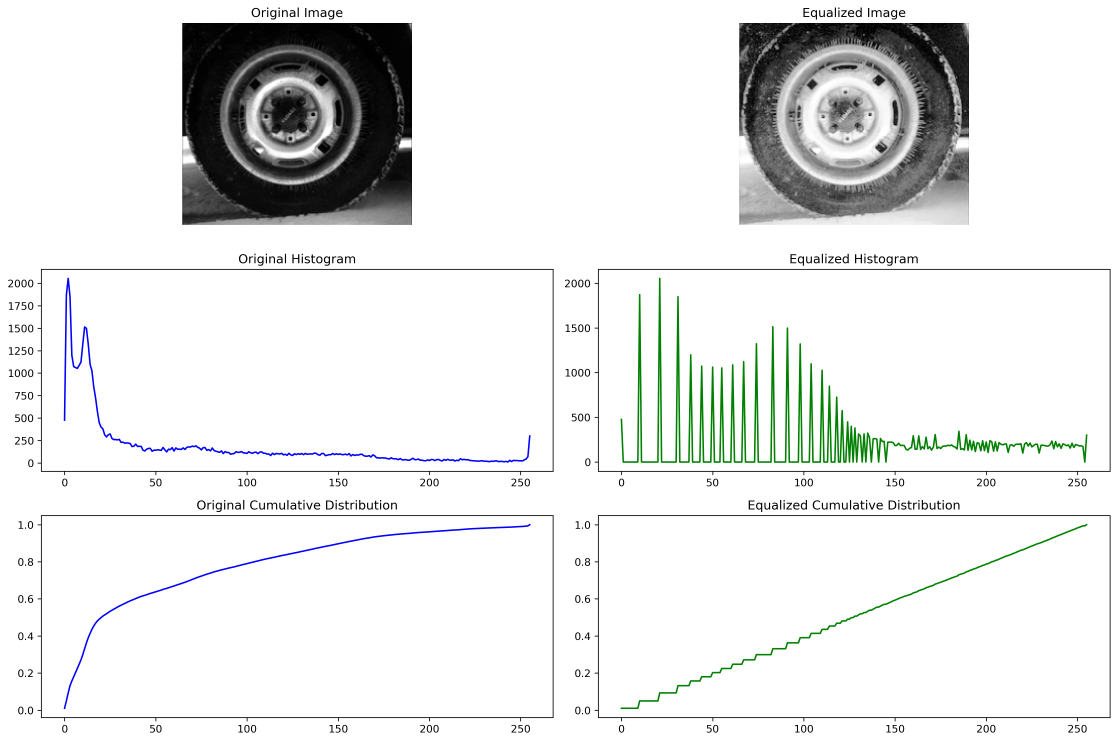
#> input picture prac02/ex05_result.png, 4469 x 2969 px, given in place of prac02ex01img01.jpg, which was not available (shown at 1/4 size)
$ python exercise1.py
#> lines starting #> are read from the running program, lines starting #| are printed output that depends on the picture; pictures that were not available may be replaced by others from this repository, and a replacement may not be noted
'''
Machine Perception Prac02
Daehwan Yeo

Exercise 1 - Colour Conversion

To see the raw channels of HSV / Luv / Lab → use img_hsv, img_luv, img_lab
To see the converted image as humans would see → use hsv_disp, luv_disp, lab_disp
in imshow().
'''

import cv2
import numpy as np
import matplotlib.pyplot as plt

# Load the image in BGR format
image_path = 'prac02ex01img01.jpg'
img_bgr = cv2.imread(image_path)
#> img_bgr is the input picture: shape (2969, 4469, 3); mean B, G, R 231.2, 231.8, 230.5
if img_bgr is None:
    raise FileNotFoundError(f"Cannot load image: {image_path}")

# Convert BGR to RGB (for correct display in matplotlib)
img_rgb = cv2.cvtColor(img_bgr, cv2.COLOR_BGR2RGB)

# Convert BGR to grayscale
img_gray = cv2.cvtColor(img_bgr, cv2.COLOR_BGR2GRAY)
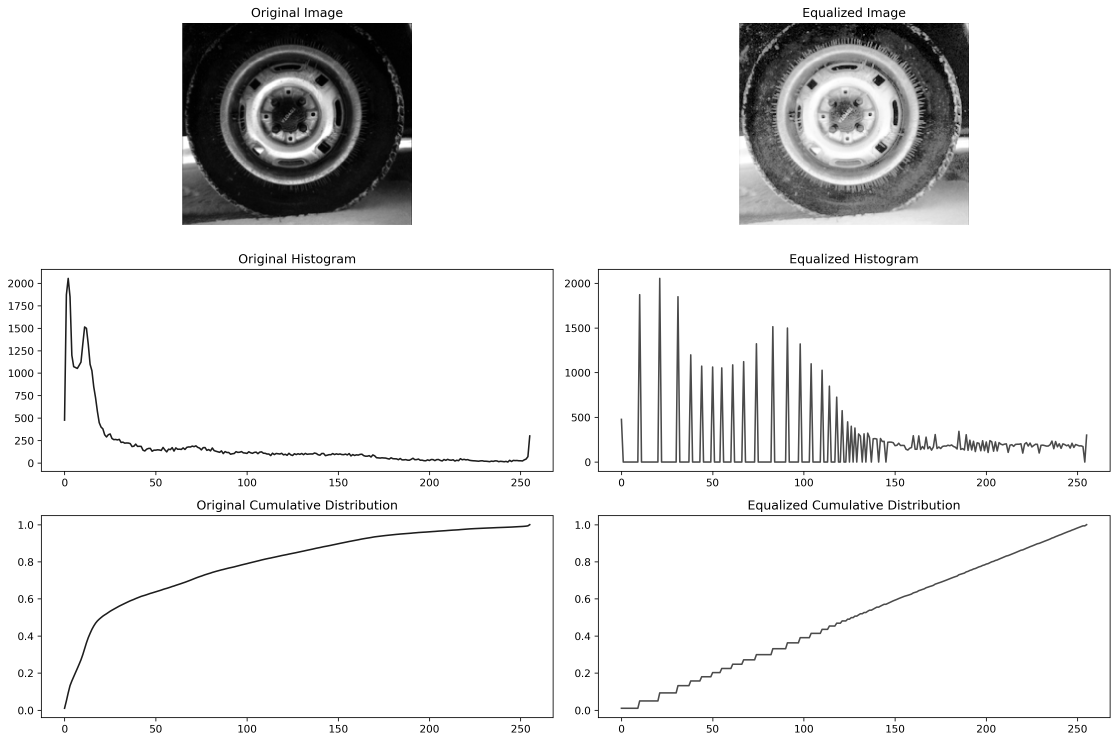
#> img_gray: shape (2969, 4469) (shown at 1/4 size); min 0, max 255, mean 231.4

# Convert BGR to HSV, Luv, Lab
img_hsv = cv2.cvtColor(img_bgr, cv2.COLOR_BGR2HSV)
#> img_hsv: shape (2969, 4469, 3); mean H, S, V 1.1, 3.2, 232.5
img_luv = cv2.cvtColor(img_bgr, cv2.COLOR_BGR2Luv)
#> img_luv: shape (2969, 4469, 3); mean of channels 0, 1, 2 232.2, 95.7, 136.2
img_lab = cv2.cvtColor(img_bgr, cv2.COLOR_BGR2Lab)
#> img_lab: shape (2969, 4469, 3); mean of channels 0, 1, 2 232.3, 127.7, 128.2

# Convert them back to RGB for visualization
hsv_disp = cv2.cvtColor(img_hsv, cv2.COLOR_HSV2RGB)
luv_disp = cv2.cvtColor(img_luv, cv2.COLOR_Luv2RGB)
lab_disp = cv2.cvtColor(img_lab, cv2.COLOR_Lab2RGB)

# Plot images using subplots
fig, axs = plt.subplots(2, 2, figsize=(10, 10))

# Display grayscale
axs[0, 0].imshow(img_gray, cmap='gray')
axs[0, 0].set_title('Grayscale Image')

# Display HSV
axs[0, 1].imshow(img_hsv)
axs[0, 1].set_title('HSV Image')

# Display Luv
axs[1, 0].imshow(img_luv)
axs[1, 0].set_title('Luv Image')

# Display Lab
axs[1, 1].imshow(img_lab)
axs[1, 1].set_title('Lab Image')

# Remove axis for all subplots
for ax in axs.flat:
    ax.axis('off')

# Save the figure
output_filename = "ex01_result.png"
plt.savefig(output_filename, dpi=300, bbox_inches='tight')
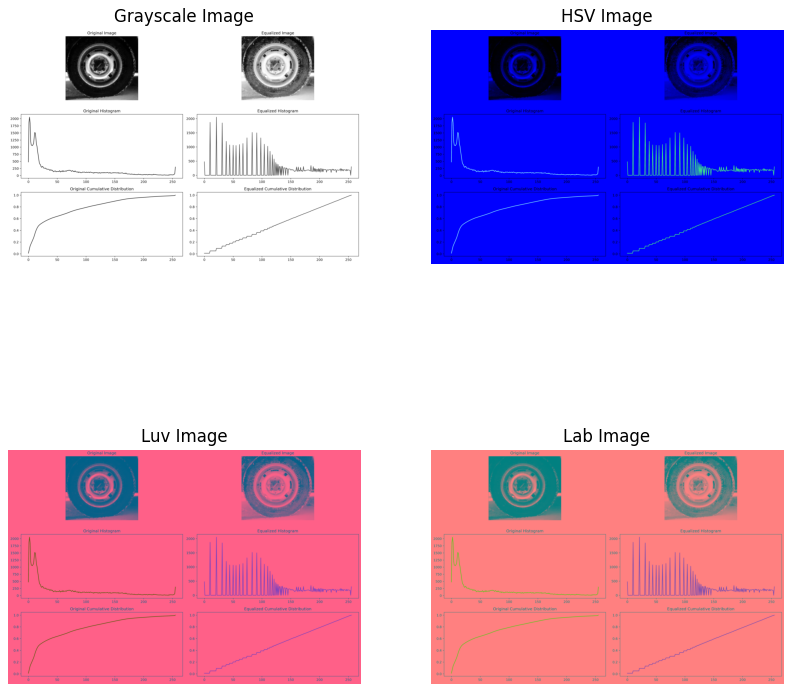
#> figure drawn by matplotlib, 4 panels
print(f"Plot saved to {output_filename}")

$ run again, on prac02/ex06_result.png
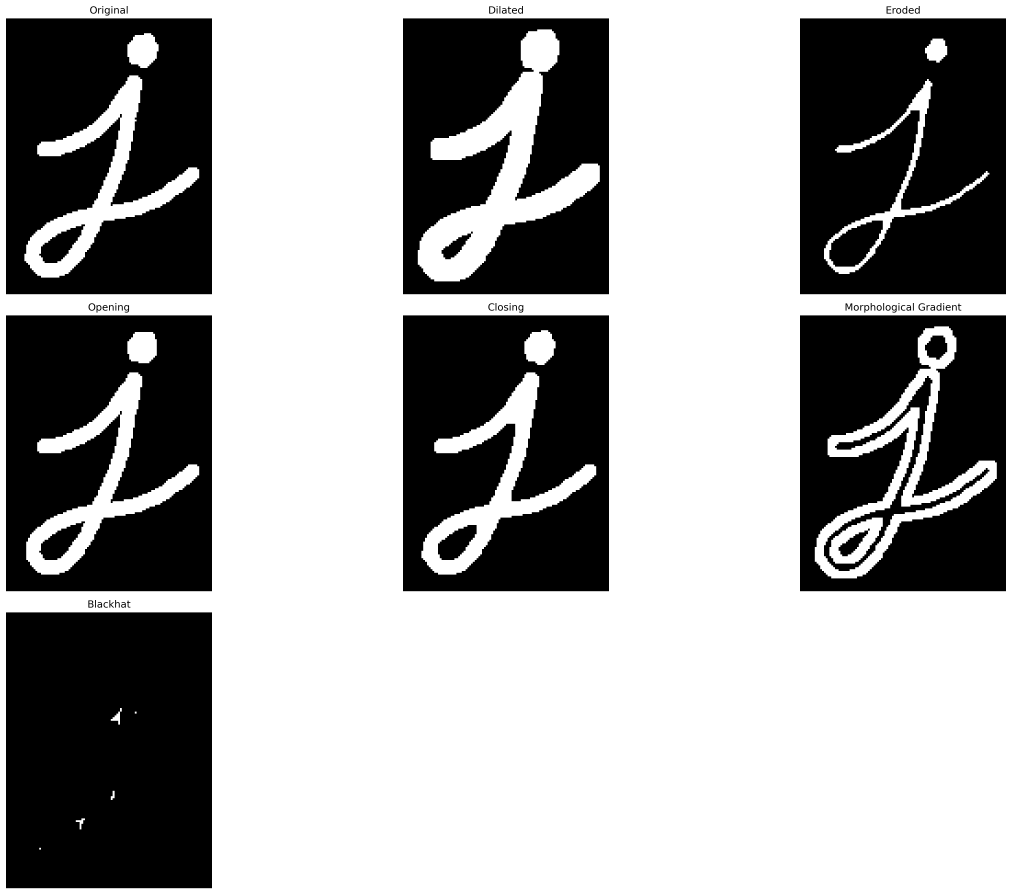
#> input picture prac02/ex06_result.png, 5059 x 4471 px, given in place of prac02ex01img01.jpg, which was not available (shown at 1/5 size)
#> img_bgr is the input picture: shape (4471, 5059, 3); min 0, max 255, mean 158
#> img_hsv: shape (4471, 5059, 3); mean H, S, V 0, 0, 158
#> img_luv: shape (4471, 5059, 3); mean of channels 0, 1, 2 158, 96, 136
#> img_lab: shape (4471, 5059, 3); mean of channels 0, 1, 2 158, 128, 128
#> `plt.savefig(output_filename, dpi=300, bbox_inches='tight')`:
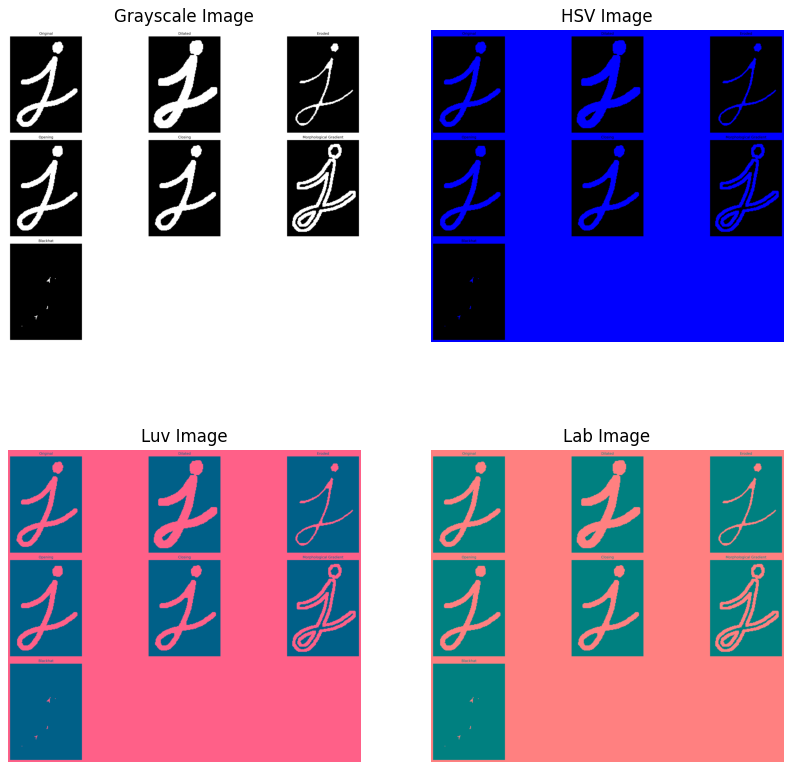
#> figure drawn by matplotlib, 4 panels
